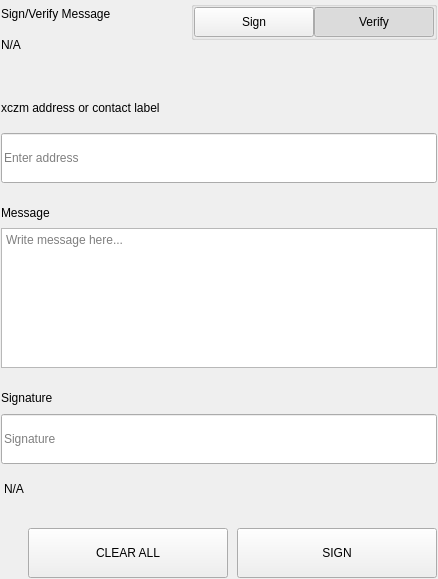
<?xml version="1.0" encoding="UTF-8"?>
<ui version="4.0">
 <class>SettingsSignMessageWidgets</class>
 <widget class="QWidget" name="SettingsSignMessageWidgets">
  <property name="geometry">
   <rect>
    <x>0</x>
    <y>0</y>
    <width>438</width>
    <height>579</height>
   </rect>
  </property>
  <property name="windowTitle">
   <string>Form</string>
  </property>
  <layout class="QVBoxLayout" name="verticalLayout">
   <property name="spacing">
    <number>0</number>
   </property>
   <property name="leftMargin">
    <number>0</number>
   </property>
   <property name="topMargin">
    <number>0</number>
   </property>
   <property name="rightMargin">
    <number>0</number>
   </property>
   <property name="bottomMargin">
    <number>0</number>
   </property>
   <item>
    <widget class="QWidget" name="left" native="true">
     <layout class="QVBoxLayout" name="verticalLayout_3">
      <property name="leftMargin">
       <number>0</number>
      </property>
      <property name="topMargin">
       <number>0</number>
      </property>
      <property name="rightMargin">
       <number>0</number>
      </property>
      <property name="bottomMargin">
       <number>0</number>
      </property>
      <item>
       <widget class="QWidget" name="container_sign" native="true">
        <layout class="QVBoxLayout" name="verticalLayout_2">
         <property name="spacing">
          <number>0</number>
         </property>
         <property name="leftMargin">
          <number>1</number>
         </property>
         <property name="topMargin">
          <number>1</number>
         </property>
         <property name="rightMargin">
          <number>1</number>
         </property>
         <property name="bottomMargin">
          <number>1</number>
         </property>
         <item>
          <layout class="QHBoxLayout" name="horizontalLayout_3" stretch="3,1">
           <property name="spacing">
            <number>40</number>
           </property>
           <item>
            <layout class="QVBoxLayout" name="verticalLayoutTitle">
             <property name="spacing">
              <number>5</number>
             </property>
             <item>
              <widget class="QLabel" name="labelTitle">
               <property name="text">
                <string>Sign/Verify Message</string>
               </property>
              </widget>
             </item>
             <item>
              <widget class="QLabel" name="labelSubtitle1">
               <property name="text">
                <string notr="true">N/A</string>
               </property>
               <property name="wordWrap">
                <bool>true</bool>
               </property>
              </widget>
             </item>
            </layout>
           </item>
           <item alignment="Qt::AlignRight|Qt::AlignTop">
            <widget class="QWidget" name="containerSwitch" native="true">
             <property name="styleSheet">
              <string notr="true">#containerSwitch{
	padding-top:9px;
}</string>
             </property>
             <layout class="QVBoxLayout" name="verticalLayout_6">
              <property name="spacing">
               <number>4</number>
              </property>
              <property name="leftMargin">
               <number>0</number>
              </property>
              <property name="topMargin">
               <number>0</number>
              </property>
              <property name="rightMargin">
               <number>0</number>
              </property>
              <property name="bottomMargin">
               <number>0</number>
              </property>
              <item alignment="Qt::AlignRight">
               <widget class="QGroupBox" name="groupBox">
                <property name="sizePolicy">
                 <sizepolicy hsizetype="Fixed" vsizetype="Preferred">
                  <horstretch>0</horstretch>
                  <verstretch>0</verstretch>
                 </sizepolicy>
                </property>
                <property name="title">
                 <string/>
                </property>
                <property name="alignment">
                 <set>Qt::AlignRight|Qt::AlignTop|Qt::AlignTrailing</set>
                </property>
                <layout class="QHBoxLayout" name="horizontalLayout_4">
                 <property name="spacing">
                  <number>0</number>
                 </property>
                 <property name="leftMargin">
                  <number>0</number>
                 </property>
                 <property name="topMargin">
                  <number>0</number>
                 </property>
                 <property name="rightMargin">
                  <number>0</number>
                 </property>
                 <property name="bottomMargin">
                  <number>0</number>
                 </property>
                 <item>
                  <widget class="QPushButton" name="pushSign">
                   <property name="minimumSize">
                    <size>
                     <width>120</width>
                     <height>30</height>
                    </size>
                   </property>
                   <property name="maximumSize">
                    <size>
                     <width>120</width>
                     <height>30</height>
                    </size>
                   </property>
                   <property name="focusPolicy">
                    <enum>Qt::NoFocus</enum>
                   </property>
                   <property name="text">
                    <string>Sign</string>
                   </property>
                   <property name="checkable">
                    <bool>true</bool>
                   </property>
                   <property name="autoExclusive">
                    <bool>true</bool>
                   </property>
                  </widget>
                 </item>
                 <item>
                  <widget class="QPushButton" name="pushVerify">
                   <property name="minimumSize">
                    <size>
                     <width>120</width>
                     <height>30</height>
                    </size>
                   </property>
                   <property name="maximumSize">
                    <size>
                     <width>120</width>
                     <height>30</height>
                    </size>
                   </property>
                   <property name="focusPolicy">
                    <enum>Qt::NoFocus</enum>
                   </property>
                   <property name="text">
                    <string>Verify</string>
                   </property>
                   <property name="checkable">
                    <bool>true</bool>
                   </property>
                   <property name="checked">
                    <bool>true</bool>
                   </property>
                   <property name="autoExclusive">
                    <bool>true</bool>
                   </property>
                  </widget>
                 </item>
                </layout>
               </widget>
              </item>
              <item alignment="Qt::AlignHCenter|Qt::AlignTop">
               <widget class="QLabel" name="labelSubtitleSwitch">
                <property name="text">
                 <string/>
                </property>
                <property name="alignment">
                 <set>Qt::AlignRight|Qt::AlignTrailing|Qt::AlignVCenter</set>
                </property>
               </widget>
              </item>
             </layout>
            </widget>
           </item>
          </layout>
         </item>
         <item>
          <spacer name="verticalSpacer_2">
           <property name="orientation">
            <enum>Qt::Vertical</enum>
           </property>
           <property name="sizeType">
            <enum>QSizePolicy::Fixed</enum>
           </property>
           <property name="sizeHint" stdset="0">
            <size>
             <width>20</width>
             <height>40</height>
            </size>
           </property>
          </spacer>
         </item>
         <item>
          <widget class="QWidget" name="containerAddress" native="true">
           <property name="sizePolicy">
            <sizepolicy hsizetype="Preferred" vsizetype="Fixed">
             <horstretch>0</horstretch>
             <verstretch>0</verstretch>
            </sizepolicy>
           </property>
           <layout class="QVBoxLayout" name="verticalLayout_5" stretch="0,0">
            <property name="spacing">
             <number>15</number>
            </property>
            <property name="leftMargin">
             <number>0</number>
            </property>
            <property name="topMargin">
             <number>0</number>
            </property>
            <property name="rightMargin">
             <number>0</number>
            </property>
            <property name="bottomMargin">
             <number>0</number>
            </property>
            <item>
             <widget class="QLabel" name="labelSubtitleAddress">
              <property name="minimumSize">
               <size>
                <width>0</width>
                <height>20</height>
               </size>
              </property>
              <property name="maximumSize">
               <size>
                <width>16777215</width>
                <height>20</height>
               </size>
              </property>
              <property name="text">
               <string>xczm address or contact label</string>
              </property>
             </widget>
            </item>
            <item>
             <widget class="QLineEdit" name="addressIn_SM">
              <property name="minimumSize">
               <size>
                <width>0</width>
                <height>50</height>
               </size>
              </property>
              <property name="maximumSize">
               <size>
                <width>16777215</width>
                <height>50</height>
               </size>
              </property>
              <property name="placeholderText">
               <string>Enter address</string>
              </property>
             </widget>
            </item>
           </layout>
          </widget>
         </item>
         <item>
          <spacer name="verticalSpacer_3">
           <property name="orientation">
            <enum>Qt::Vertical</enum>
           </property>
           <property name="sizeType">
            <enum>QSizePolicy::Fixed</enum>
           </property>
           <property name="sizeHint" stdset="0">
            <size>
             <width>20</width>
             <height>20</height>
            </size>
           </property>
          </spacer>
         </item>
         <item>
          <layout class="QVBoxLayout" name="verticalLayout_9">
           <property name="spacing">
            <number>5</number>
           </property>
           <item>
            <widget class="QLabel" name="labelSubtitleMessage">
             <property name="minimumSize">
              <size>
               <width>0</width>
               <height>20</height>
              </size>
             </property>
             <property name="maximumSize">
              <size>
               <width>16777215</width>
               <height>20</height>
              </size>
             </property>
             <property name="text">
              <string>Message</string>
             </property>
            </widget>
           </item>
           <item>
            <widget class="QPlainTextEdit" name="messageIn_SM">
             <property name="minimumSize">
              <size>
               <width>0</width>
               <height>140</height>
              </size>
             </property>
             <property name="maximumSize">
              <size>
               <width>16777215</width>
               <height>140</height>
              </size>
             </property>
             <property name="placeholderText">
              <string>Write message here...</string>
             </property>
            </widget>
           </item>
          </layout>
         </item>
         <item>
          <spacer name="verticalSpacer_4">
           <property name="orientation">
            <enum>Qt::Vertical</enum>
           </property>
           <property name="sizeType">
            <enum>QSizePolicy::Fixed</enum>
           </property>
           <property name="sizeHint" stdset="0">
            <size>
             <width>20</width>
             <height>20</height>
            </size>
           </property>
          </spacer>
         </item>
         <item>
          <widget class="QWidget" name="widget" native="true">
           <property name="minimumSize">
            <size>
             <width>0</width>
             <height>75</height>
            </size>
           </property>
           <property name="maximumSize">
            <size>
             <width>16777215</width>
             <height>16777215</height>
            </size>
           </property>
           <layout class="QVBoxLayout" name="verticalLayout_4">
            <property name="leftMargin">
             <number>0</number>
            </property>
            <property name="topMargin">
             <number>0</number>
            </property>
            <property name="rightMargin">
             <number>0</number>
            </property>
            <property name="bottomMargin">
             <number>0</number>
            </property>
            <item>
             <widget class="QLabel" name="labelSubtitleSignature">
              <property name="minimumSize">
               <size>
                <width>0</width>
                <height>20</height>
               </size>
              </property>
              <property name="maximumSize">
               <size>
                <width>16777215</width>
                <height>20</height>
               </size>
              </property>
              <property name="text">
               <string>Signature</string>
              </property>
             </widget>
            </item>
            <item>
             <widget class="QLineEdit" name="signatureOut_SM">
              <property name="minimumSize">
               <size>
                <width>0</width>
                <height>50</height>
               </size>
              </property>
              <property name="placeholderText">
               <string>Signature</string>
              </property>
             </widget>
            </item>
           </layout>
          </widget>
         </item>
         <item>
          <widget class="QLabel" name="statusLabel_SM">
           <property name="styleSheet">
            <string notr="true">padding-top:5px;</string>
           </property>
           <property name="text">
            <string notr="true">N/A</string>
           </property>
          </widget>
         </item>
         <item>
          <spacer name="verticalSpacer">
           <property name="orientation">
            <enum>Qt::Vertical</enum>
           </property>
           <property name="sizeType">
            <enum>QSizePolicy::Fixed</enum>
           </property>
           <property name="sizeHint" stdset="0">
            <size>
             <width>20</width>
             <height>20</height>
            </size>
           </property>
          </spacer>
         </item>
         <item>
          <layout class="QHBoxLayout" name="horizontalLayout_7">
           <property name="spacing">
            <number>9</number>
           </property>
           <item>
            <spacer name="horizontalSpacer_5">
             <property name="orientation">
              <enum>Qt::Horizontal</enum>
             </property>
             <property name="sizeType">
              <enum>QSizePolicy::Expanding</enum>
             </property>
             <property name="sizeHint" stdset="0">
              <size>
               <width>40</width>
               <height>20</height>
              </size>
             </property>
            </spacer>
           </item>
           <item>
            <widget class="QPushButton" name="pushButtonClear">
             <property name="minimumSize">
              <size>
               <width>200</width>
               <height>50</height>
              </size>
             </property>
             <property name="focusPolicy">
              <enum>Qt::NoFocus</enum>
             </property>
             <property name="text">
              <string>CLEAR ALL</string>
             </property>
            </widget>
           </item>
           <item>
            <widget class="QPushButton" name="pushButtonSave">
             <property name="minimumSize">
              <size>
               <width>200</width>
               <height>50</height>
              </size>
             </property>
             <property name="maximumSize">
              <size>
               <width>200</width>
               <height>50</height>
              </size>
             </property>
             <property name="focusPolicy">
              <enum>Qt::NoFocus</enum>
             </property>
             <property name="text">
              <string>SIGN</string>
             </property>
            </widget>
           </item>
          </layout>
         </item>
        </layout>
       </widget>
      </item>
     </layout>
    </widget>
   </item>
  </layout>
 </widget>
 <resources/>
 <connections/>
</ui>
